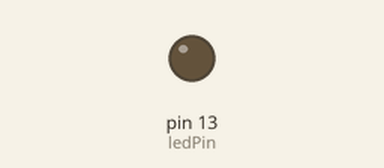
Simulated run of this sketch. Board: Arduino Uno, built with avr-gcc and run on an emulated ATmega328P. On the bench: output pins drawn as LEDs (lit = HIGH).

Above: at 1.0 s.
At 8.0 s:
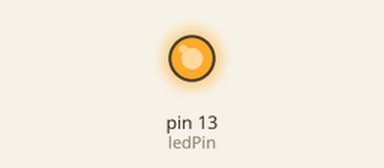
Timing chart, 0 to 8.4 s (numbered marks = the images above):
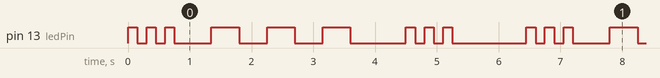

The sketch:

Prerequisite_1.ino
```cpp
int ledPin=13;
 void setup() {
pinMode(ledPin,OUTPUT);
}
void light(int duration)
{
  digitalWrite(ledPin,HIGH);
  delay(duration);
  digitalWrite(ledPin,LOW);
  delay(duration);
}
void loop() {
    light(150);
    light(150);
    light(150);
    //three dots
    delay(450);
    //letter space delay
    light(450);
    light(450);
    light(450);
    //three dashes
    delay(450);
    //letter space delay
    light(150);
    light(150);
    light(150);
    //three dots
    delay(1050);
    //word space delay
}
```

Measured:
- by itself, pin 13 (ledPin): repeats every 6.5 s: 2 × (LOW 0.15 s, HIGH 0.15 s), LOW 0.60 s, 2 × (HIGH 0.45 s, LOW 0.45 s), HIGH 0.45 s, LOW 0.90 s, 2 × (HIGH 0.15 s, LOW 0.15 s), HIGH 0.15 s, LOW 1.2 s, HIGH 0.15 s
- by itself, everything shown: repeats every 6.5 s, in 18 steps
